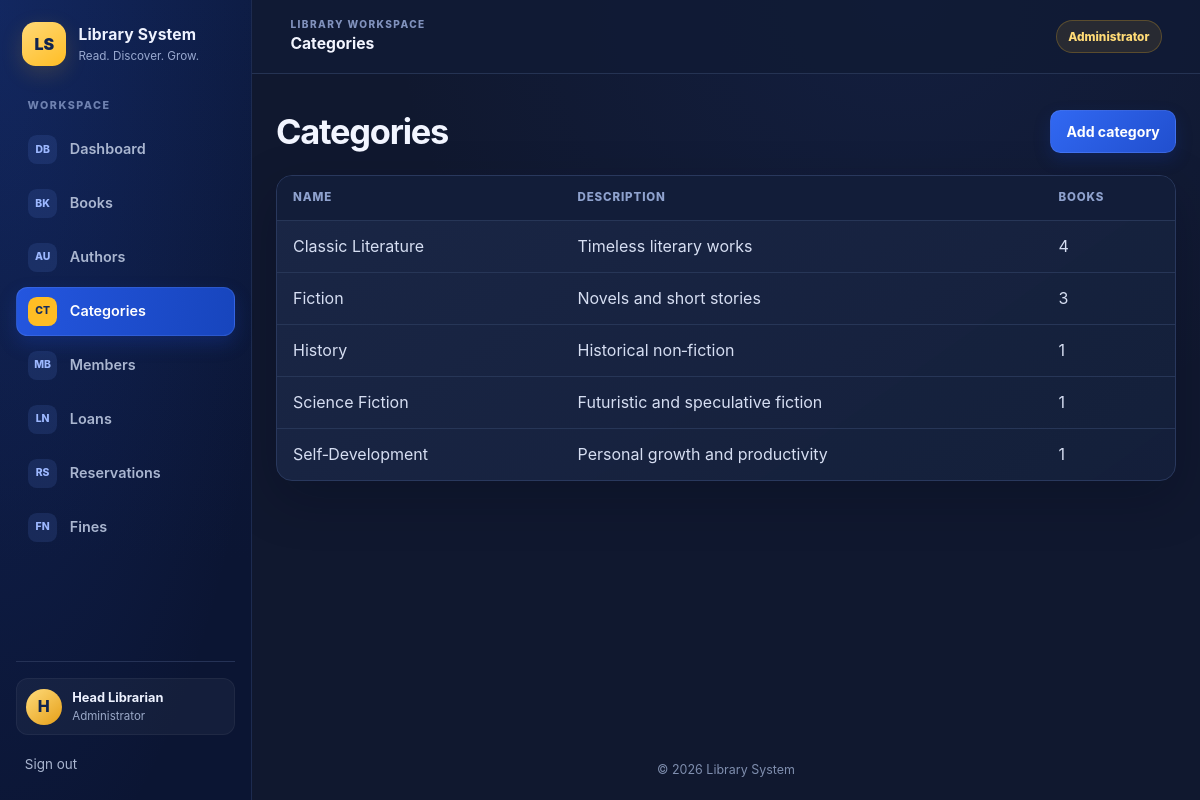
Screenshot of /categories/index.php (signed in) with the database file from the repository.
### tables this page shows
CREATE TABLE categories (
    category_id INT AUTO_INCREMENT PRIMARY KEY,
    name VARCHAR(60) NOT NULL UNIQUE,
    description TEXT
);

### includes/functions.php (called while the page is built, shortened)
<?php
function e($string) {
    return htmlspecialchars($string ?? '', ENT_QUOTES, 'UTF-8');
}

### categories/index.php (the view, shortened to what this page needs)
<?php
require_once '../config/database.php';
require_once '../includes/functions.php';
$categories = $pdo->query(
    'SELECT categories.category_id, categories.name, categories.description,
            COUNT(books.book_id) AS book_count
     FROM categories
     LEFT JOIN books ON books.category_id = categories.category_id
     GROUP BY categories.category_id, categories.name, categories.description
     ORDER BY categories.name'
)->fetchAll();
require '../includes/header.php';
require '../includes/navbar.php';
?>
<main class="container">
    <header class="page-heading">
        <h1>Categories</h1>
        <a class="button" href="create.php">Add category</a>
    </header>
    <?php if (!$categories): ?>
        <p class="card empty-state">No categories have been added yet.</p>
    <?php else: ?>
        <div class="table-wrap">
            <table>
                <thead><tr><th>Name</th><th>Description</th><th>Books</th></tr></thead>
                <tbody>
                <?php foreach ($categories as $category): ?>
                    <tr>
                        <td><?= e($category['name']) ?></td>
                        <td><?= e($category['description'] ?: '—') ?></td>
                        <td><?= e($category['book_count']) ?></td>
                    </tr>
                <?php endforeach; ?>
                </tbody>
            </table>
        </div>
    <?php endif; ?>
</main>
<?php require '../includes/footer.php'; ?>

### assets/css/style.css (style rules this page uses)
:root { color-scheme: dark; font-family: Inter, "Segoe UI", Arial, sans-serif; background: #10182f; color: #eef2ff; font-synthesis: none; text-rendering: optimizeLegibility; --bg: #10182f; --sidebar: #0b1533; --surface: #151f3b; --surface-raised: #1b2849; --border: #29385d; --text: #eef2ff; --muted: #9aa8c7; --blue: #285bea; --gold: #ffbd24; --red: #ed6871; --green: #63d3ac; --shadow: 0 18px 50px rgb(3 9 25 / 25%); }
* { box-sizing: border-box; }
html { min-width: 320px; scroll-behavior: smooth; }
body { min-width: 320px; min-height: 100vh; margin: 0; color: var(--text); background: radial-gradient(ellipse at 75% 0%, rgb(42 82 190 / 11%), transparent 32rem), var(--bg); line-height: 1.55; }
a { color: #75a0ff; text-decoration: none; text-underline-offset: 3px; }
.container { width: min(1440px, calc(100% - clamp(1.25rem, 4vw, 3.5rem))); margin: clamp(1.25rem, 3vw, 2.25rem) auto; }
.page-heading { display: flex; flex-wrap: wrap; align-items: center; justify-content: space-between; gap: 1rem; margin-bottom: 1.35rem; }
.page-heading h1 { margin: 0; color: #f2f5ff; font-size: clamp(1.6rem, 3vw, 2.15rem); letter-spacing: -0.035em; line-height: 1.2; }
.card, .table-wrap { background: linear-gradient(145deg, rgb(26 39 71 / 95%), rgb(20 31 58 / 98%)); border: 1px solid var(--border); border-radius: 1rem; box-shadow: var(--shadow); }
.table-wrap { overflow-x: auto; }
table { width: 100%; border-collapse: collapse; }
th, td { padding: 0.82rem 1rem; text-align: left; vertical-align: middle; border-bottom: 1px solid #273657; }
th { color: #8fa2ce; background: #121d39; font-size: 0.72rem; font-weight: 800; letter-spacing: 0.075em; text-transform: uppercase; white-space: nowrap; }
td { color: #d6def2; }
tbody tr { transition: background 130ms ease; }
tbody tr:last-child td { border-bottom: 0; }
.button { display: inline-flex; min-height: 2.6rem; align-items: center; justify-content: center; gap: 0.4rem; padding: 0.6rem 0.95rem; color: #fff; font: inherit; font-size: 0.88rem; font-weight: 750; text-align: center; text-decoration: none; background: linear-gradient(135deg, #3168f2, #214fce); border: 1px solid rgb(144 173 255 / 18%); border-radius: 0.65rem; box-shadow: 0 7px 16px rgb(17 54 160 / 27%); cursor: pointer; transition: transform 150ms ease, filter 150ms ease, box-shadow 150ms ease; }

### rows the page displays
categories: name "Classic Literature", description "Timeless literary works", book_count "4"
categories: name "Fiction", description "Novels and short stories", book_count "3"
categories: name "History", description "Historical non‑fiction", book_count "1"
categories: name "Science Fiction", description "Futuristic and speculative fiction", book_count "1"
categories: name "Self‑Development", description "Personal growth and productivity", book_count "1"

### other values shown
$item['icon'] "DB"
$item['label'] "Dashboard"
$item['icon'] "BK"
$item['label'] "Books"
$item['icon'] "AU"
$item['label'] "Authors"
$item['icon'] "CT"
$item['label'] "Categories"
$item['icon'] "MB"
$item['label'] "Members"
$item['icon'] "LN"
$item['label'] "Loans"
$item['icon'] "RS"
$item['label'] "Reservations"
$item['icon'] "FN"
